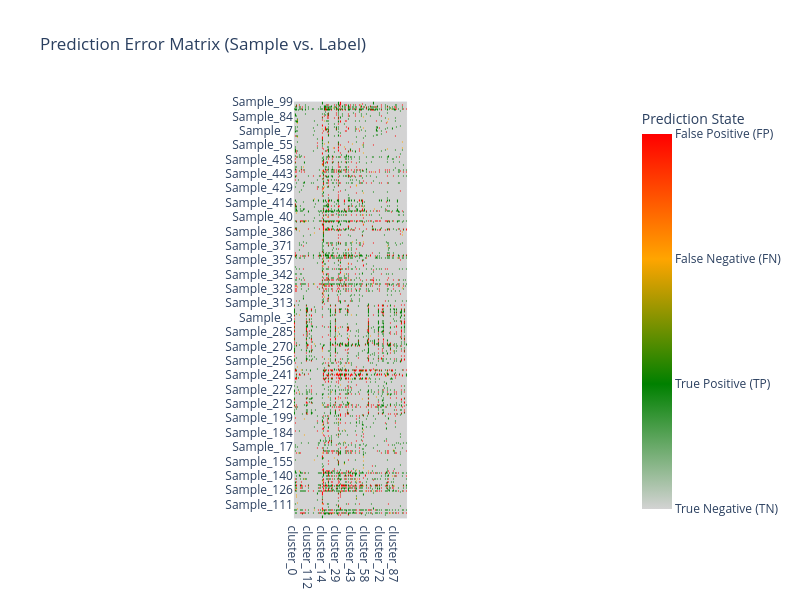
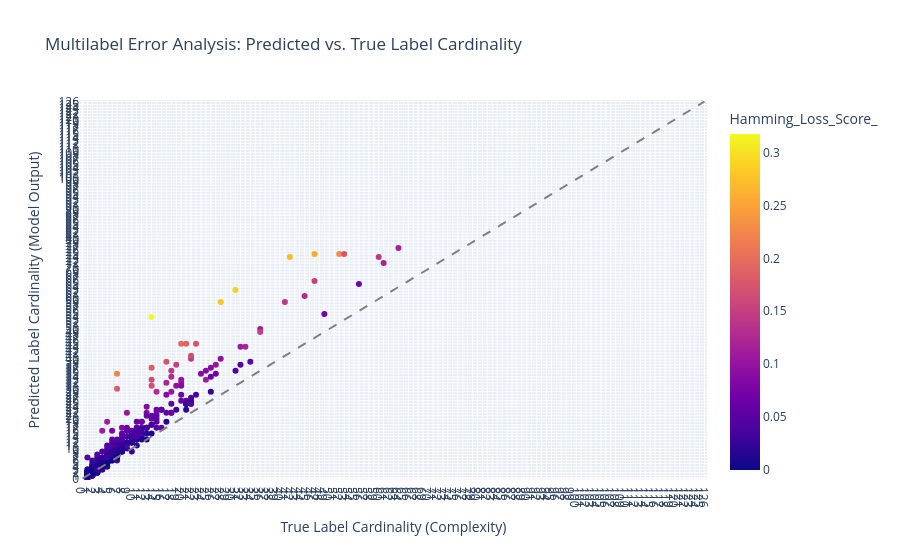

Source (notebook cell) for these figures, in order:
### Code cell
study_ovrxgb_best_params = study_ovrxgb.best_params

study_ovrxgb_best_params_xgb = {
    'n_estimators': study_ovrxgb_best_params['n_estimators'],
    'max_depth': study_ovrxgb_best_params['max_depth'],
    'learning_rate': study_ovrxgb_best_params['learning_rate'],
    'subsample': study_ovrxgb_best_params['subsample'],
    'colsample_bytree' : study_ovrxgb_best_params['colsample_bytree'],
    'scale_pos_weight': study_ovrxgb_best_params['scale_pos_weight'],
    'base_score': 0.5,
    'random_state': random_state,
    'verbosity': 0,
    'use_label_encoder': False,
    'eval_metric': 'logloss',
    'use_label_encoder': False,
    'n_jobs': 1
}

study_ovrxgb_bbase_xgb = XGBClassifier(**study_ovrxgb_best_params_xgb)
study_ovrxgb_tuned = OneVsRestClassifier(
    estimator = study_ovrxgb_bbase_xgb,
)

study_ovrxgb_tuned.fit(X_train_transformed, y_train_transformed)

y_pred_training_ovr = study_ovrxgb_tuned.predict(X_train_transformed)

display_results(y_train_transformed, y_pred_training_ovr)

display_error_heatmap(y_train_transformed, y_pred_training_ovr)

display_label_cardinality_error(y_train_transformed, y_pred_training_ovr)

### Figure 1 — Plotly figure (JSON) as saved in the notebook; plotly's stock layout.template omitted (floating-point values rounded to 4 significant figures; data arrays with more than 128 entries replaced by an {"elided": "..."} marker saying what was removed)
{"data": [{"coloraxis": "coloraxis", "hovertemplate": "x: %{x}<br>y: %{y}<br>color: %{z}<extra></extra>", "name": "0", "type": "heatmap", "x": ["cluster_0", "cluster_1", "cluster_10", "cluster_100", "cluster_101", "cluster_102", "cluster_103", "cluster_104", "cluster_105", "cluster_106", "cluster_107", "cluster_108", "cluster_109", "cluster_11", "cluster_110", "cluster_111", "cluster_112", "cluster_113", "cluster_114", "cluster_115", "cluster_116", "cluster_117", "cluster_118", "cluster_119", "cluster_12", "cluster_120", "cluster_121", "cluster_122", "cluster_123", "cluster_124", "cluster_125", "cluster_13", "cluster_14", "cluster_15", "cluster_16", "cluster_17", "cluster_18", "cluster_19", "cluster_2", "cluster_20", "cluster_21", "cluster_22", "cluster_23", "cluster_24", "cluster_25", "cluster_26", "cluster_27", "cluster_28", "cluster_29", "cluster_3", "cluster_30", "cluster_31", "cluster_32", "cluster_33", "cluster_34", "cluster_35", "cluster_36", "cluster_37", "cluster_38", "cluster_39", "cluster_4", "cluster_40", "cluster_41", "cluster_42", "cluster_43", "cluster_44", "cluster_45", "cluster_46", "cluster_47", "cluster_48", "cluster_49", "cluster_5", "cluster_50", "cluster_51", "cluster_52", "cluster_53", "cluster_54", "cluster_55", "cluster_56", "cluster_57", "cluster_58", "cluster_59", "cluster_6", "cluster_60", "cluster_61", "cluster_62", "cluster_63", "cluster_64", "cluster_65", "cluster_66", "cluster_67", "cluster_68", "cluster_69", "cluster_7", "cluster_70", "cluster_71", "cluster_72", "cluster_73", "cluster_74", "cluster_75", "cluster_76", "cluster_77", "cluster_78", "cluster_79", "cluster_8", "cluster_80", "cluster_81", "cluster_82", "cluster_83", "cluster_84", "cluster_85", "cluster_86", "cluster_87", "cluster_88", "cluster_89", "cluster_9", "cluster_90", "cluster_91", "cluster_92", "cluster_93", "cluster_94", "cluster_95", "cluster_96", "cluster_97", "cluster_98", "cluster_99"], "xaxis": "x", "y": {"elided": "464 str values"}, "yaxis": "y", "z": {"elided": "464x126 int values"}}], "layout": {"autosize": false, "coloraxis": {"colorbar": {"ticktext": ["True Negative (TN)", "True Positive (TP)", "False Negative (FN)", "False Positive (FP)"], "tickvals": [0, 1, 2, 3], "title": {"text": "Prediction State"}}, "colorscale": [[0, "lightgray"], [0.3333, "green"], [0.6667, "orange"], [1, "red"]]}, "height": 600, "title": {"text": "Prediction Error Matrix (Sample vs. Label)"}, "width": 800, "xaxis": {"anchor": "y", "constrain": "domain", "domain": [0, 1], "scaleanchor": "y"}, "yaxis": {"anchor": "x", "autorange": "reversed", "categoryorder": "category descending", "constrain": "domain", "domain": [0, 1]}}}

### Figure 2 — Plotly figure (JSON) as saved in the notebook; plotly's stock layout.template omitted (floating-point values rounded to 4 significant figures; data arrays with more than 128 entries replaced by an {"elided": "..."} marker saying what was removed)
{"data": [{"customdata": {"elided": "464x2 mixed values"}, "hovertemplate": "True_Cardinality=%{x}<br>Predicted_Cardinality=%{y}<br>Sample_ID=%{customdata[0]}<br>Total_Errors=%{customdata[1]}<br>Hamming_Loss_Score_=%{marker.color}<extra></extra>", "legendgroup": "", "marker": {"color": {"elided": "464 float values"}, "coloraxis": "coloraxis", "symbol": "circle"}, "mode": "markers", "name": "", "orientation": "v", "showlegend": false, "type": "scatter", "x": {"elided": "464 int values"}, "xaxis": "x", "y": {"elided": "464 int values"}, "yaxis": "y"}], "layout": {"coloraxis": {"colorbar": {"title": {"text": "Hamming_Loss_Score_"}}, "colorscale": [[0, "#0d0887"], [0.1111, "#46039f"], [0.2222, "#7201a8"], [0.3333, "#9c179e"], [0.4444, "#bd3786"], [0.5556, "#d8576b"], [0.6667, "#ed7953"], [0.7778, "#fb9f3a"], [0.8889, "#fdca26"], [1, "#f0f921"]]}, "legend": {"tracegroupgap": 0}, "shapes": [{"line": {"color": "gray", "dash": "dash"}, "type": "line", "x0": 0, "x1": 126, "y0": 0, "y1": 126}], "title": {"text": "Multilabel Error Analysis: Predicted vs. True Label Cardinality"}, "xaxis": {"anchor": "y", "domain": [0, 1], "range": [-0.5, 126.5], "tickvals": [0, 1, 2, 3, 4, 5, 6, 7, 8, 9, 10, 11, 12, 13, 14, 15, 16, 17, 18, 19, 20, 21, 22, 23, 24, 25, 26, 27, 28, 29, 30, 31, 32, 33, 34, 35, 36, 37, 38, 39, 40, 41, 42, 43, 44, 45, 46, 47, 48, 49, 50, 51, 52, 53, 54, 55, 56, 57, 58, 59, 60, 61, 62, 63, 64, 65, 66, 67, 68, 69, 70, 71, 72, 73, 74, 75, 76, 77, 78, 79, 80, 81, 82, 83, 84, 85, 86, 87, 88, 89, 90, 91, 92, 93, 94, 95, 96, 97, 98, 99, 100, 101, 102, 103, 104, 105, 106, 107, 108, 109, 110, 111, 112, 113, 114, 115, 116, 117, 118, 119, 120, 121, 122, 123, 124, 125, 126], "title": {"text": "True Label Cardinality (Complexity)"}}, "yaxis": {"anchor": "x", "domain": [0, 1], "range": [-0.5, 126.5], "tickvals": [0, 1, 2, 3, 4, 5, 6, 7, 8, 9, 10, 11, 12, 13, 14, 15, 16, 17, 18, 19, 20, 21, 22, 23, 24, 25, 26, 27, 28, 29, 30, 31, 32, 33, 34, 35, 36, 37, 38, 39, 40, 41, 42, 43, 44, 45, 46, 47, 48, 49, 50, 51, 52, 53, 54, 55, 56, 57, 58, 59, 60, 61, 62, 63, 64, 65, 66, 67, 68, 69, 70, 71, 72, 73, 74, 75, 76, 77, 78, 79, 80, 81, 82, 83, 84, 85, 86, 87, 88, 89, 90, 91, 92, 93, 94, 95, 96, 97, 98, 99, 100, 101, 102, 103, 104, 105, 106, 107, 108, 109, 110, 111, 112, 113, 114, 115, 116, 117, 118, 119, 120, 121, 122, 123, 124, 125, 126], "title": {"text": "Predicted Label Cardinality (Model Output)"}}}}
